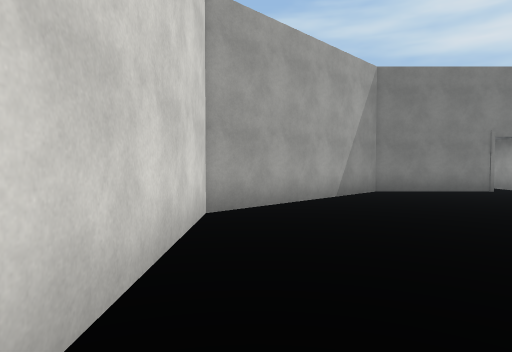
view 1 (above)

24 first-person views from a walk through a Unity game level. The camera is 1.5 m above the floor, tilts 2° down and sees 75° across. The floor is counted in squares, 2 m on a side. Each view is taken from the middle of a square. On the plan, view 1 faces up. The plan holds only what a view shows up to about 11 squares ahead; the rest is blank. The place goes on beyond the plan. The player is left out. Surface patterns are stand-ins for the level's own textures.

view 2
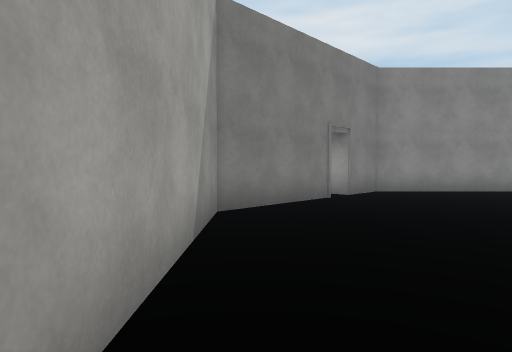

view 3
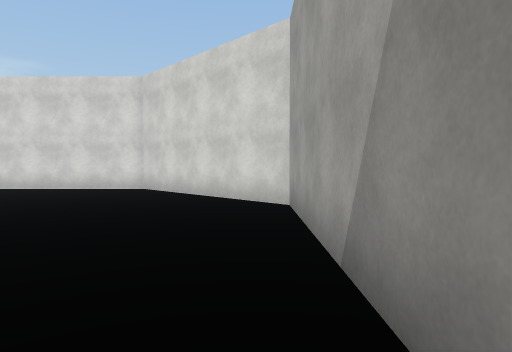

view 4
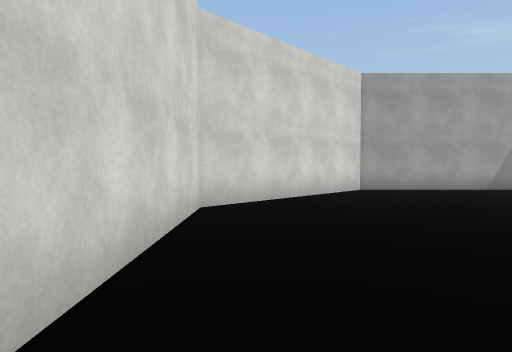

view 5
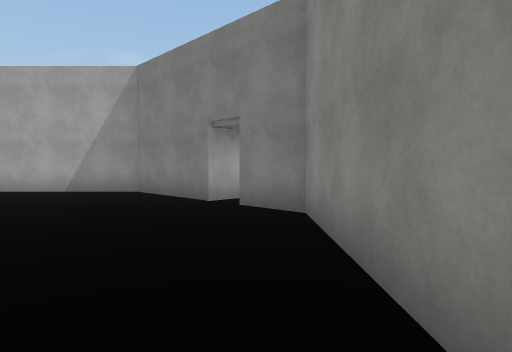

view 6
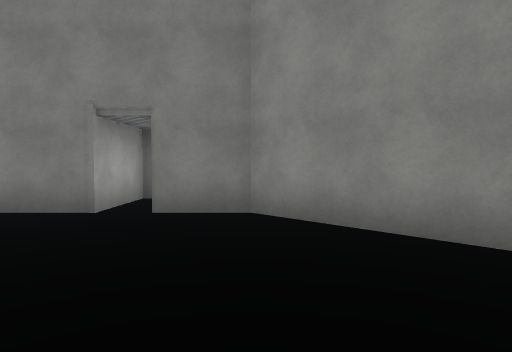

view 7
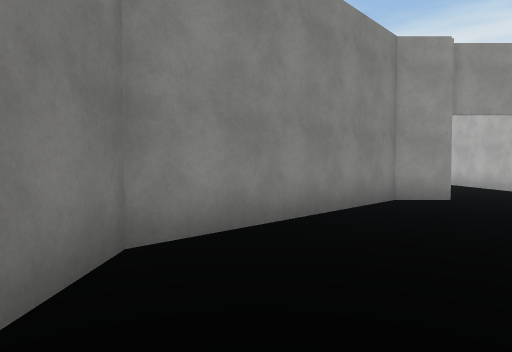

view 8
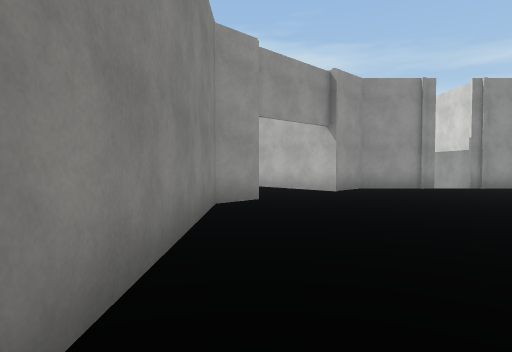

view 9
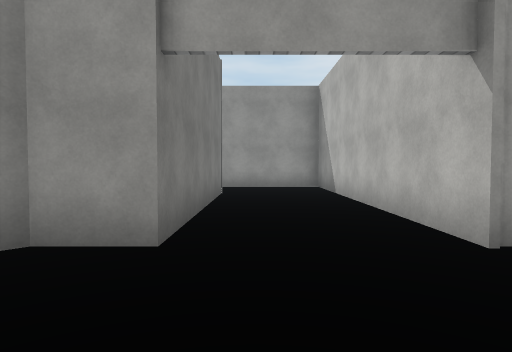

view 10
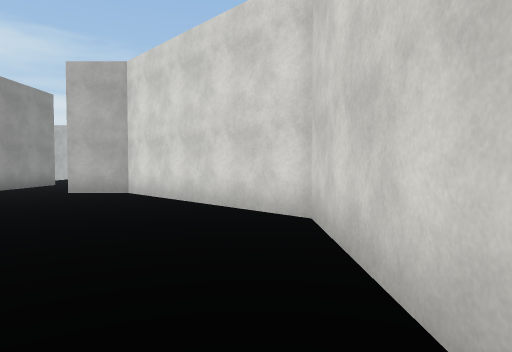

view 11
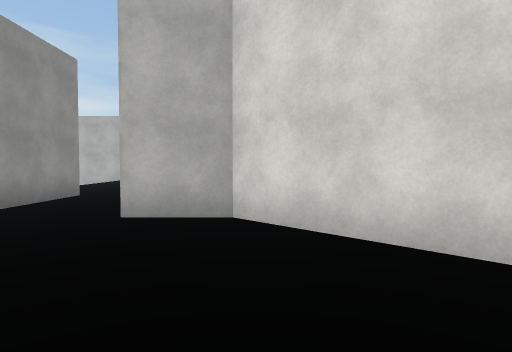

view 12
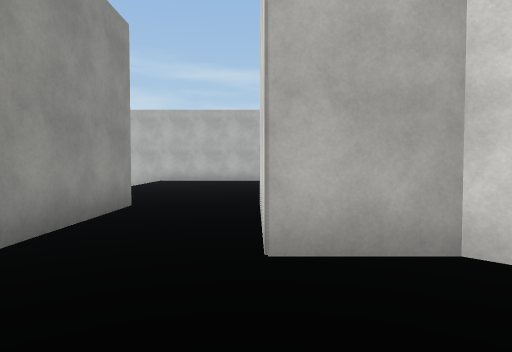

view 13
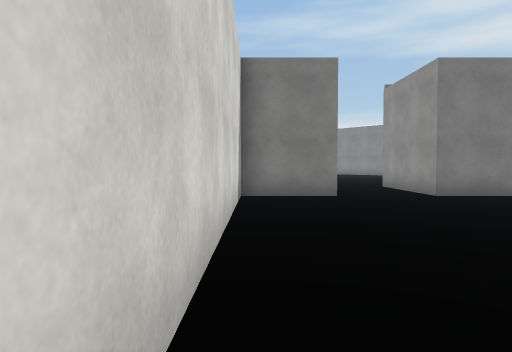

view 14
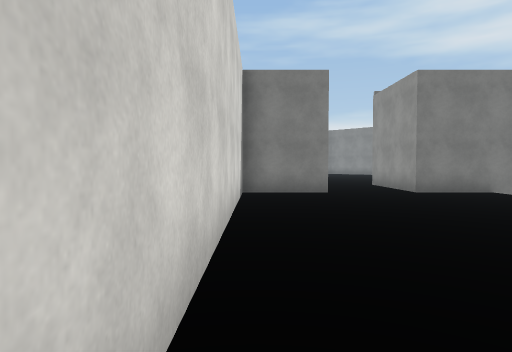

view 15
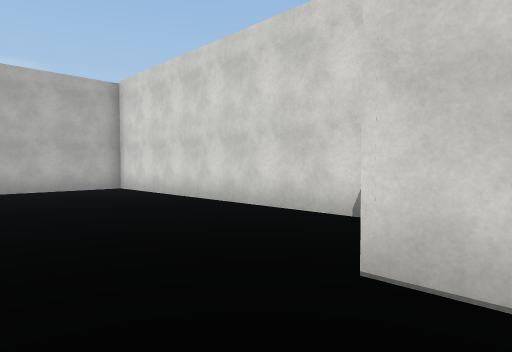

view 16
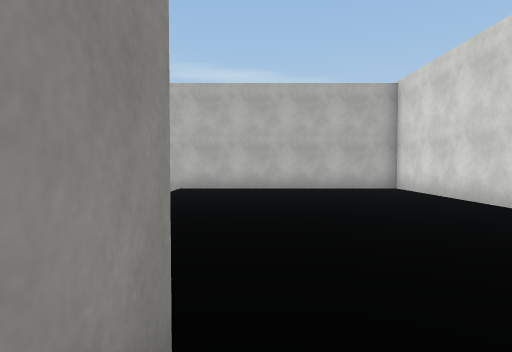

view 17
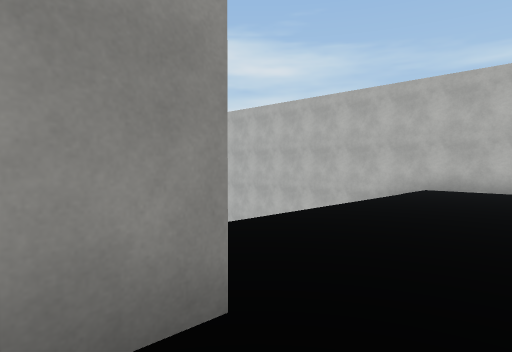

view 18
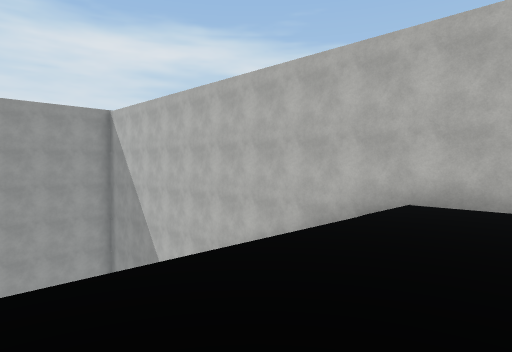

view 19
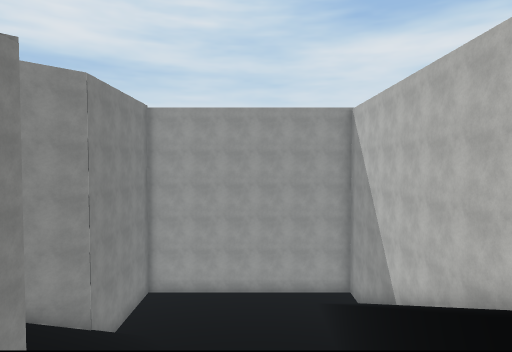

view 20
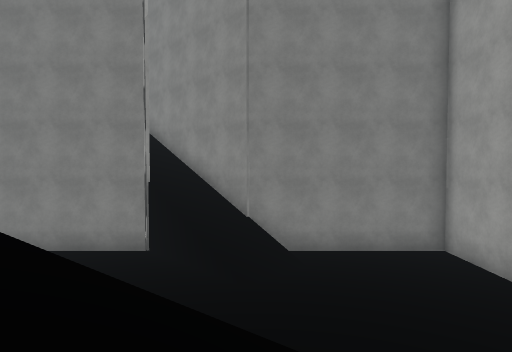

view 21
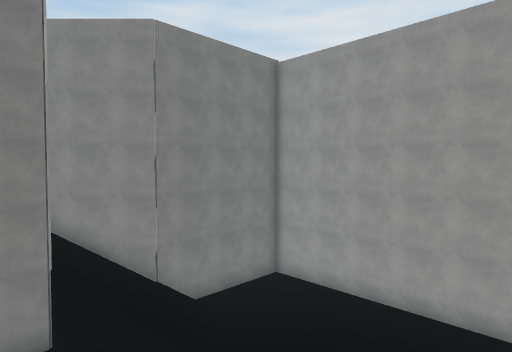

view 22
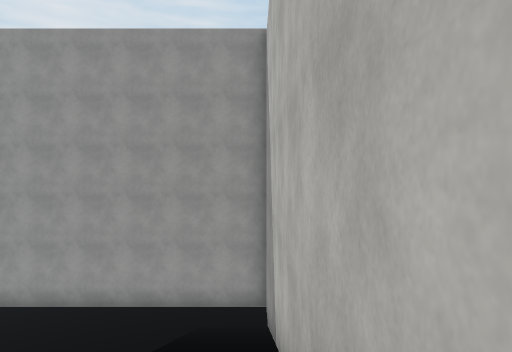

view 23
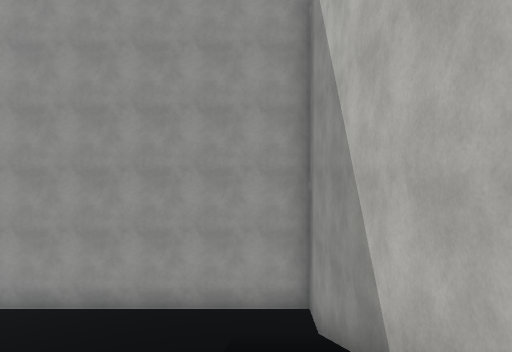

view 24
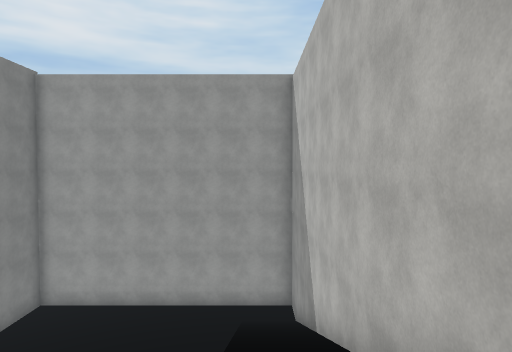

### Floor plan
Key: @ floor where view 1 was taken; # wall or solid block; . main floor; - floor 10.25 m lower than the main floor; / step, stairs or slope; = window, fence, low wall or low ledge.
Columns run from 1 left of view 1 to 23 right of it. Each row starts with its distance up from view 1.
 12        ##
 11        #.
 10     ####.##
  9    ##.....##
  8   ##.......##
  7  ##.........##
  6 ##...........##
  5 #.....      ..#
  4 #....     ....######..
  3 #....     ............
  2 #....     ............
  1 #....     ....#########
  0 #@...     ....#
 -1 #.....    ....#
 -2 ##.....    ..##
 -3  ##....    ./
 -4   ##....   ##
 -5    ####..#
 -6       #..#      /##
 -7       #..#      //#
 -8    ####..################
 -9    #.......   ---#=//---#
-10    #......     ---=/----#
-11    #......       -------#
-12    #.......       ------#
-13    #.......        -----#
-14    #.......        -----#
-15    #.......        -----#
-16    #....... ///////////-#
-17    #.......////////////-#
-18    ######################

Where each view was taken, in squares from view 1:
view 1: 0 up, 0 right, facing up
view 2: 5 up, 0 right, facing up-right
view 3: 9 up, 4 right, facing down-left
view 4: 4 down, 4 right, facing up-left
view 5: 5 up, 12 right, facing up-left
view 6: 4 up, 9 right, facing up
view 7: 8 up, 6 right, facing right
view 8: 9 up, 8 right, facing down-right
view 9: 3 up, 10 right, facing right
view 10: 4 up, 0 right, facing down
view 11: 0 up, 3 right, facing down
view 12: 2 down, 5 right, facing down
view 13: 16 down, 3 right, facing up
view 14: 17 down, 3 right, facing up
view 15: 7 down, 7 right, facing down-left
view 16: 7 down, 7 right, facing down
view 17: 7 down, 6 right, facing down-right
view 18: 11 down, 7 right, facing down-right
view 19: 13 down, 8 right, facing right
view 20: 17 down, 18 right, facing up
view 21: 17 down, 13 right, facing up-right
view 22: 17 down, 13 right, facing right
view 23: 16 down, 15 right, facing right
view 24: 16 down, 11 right, facing right
